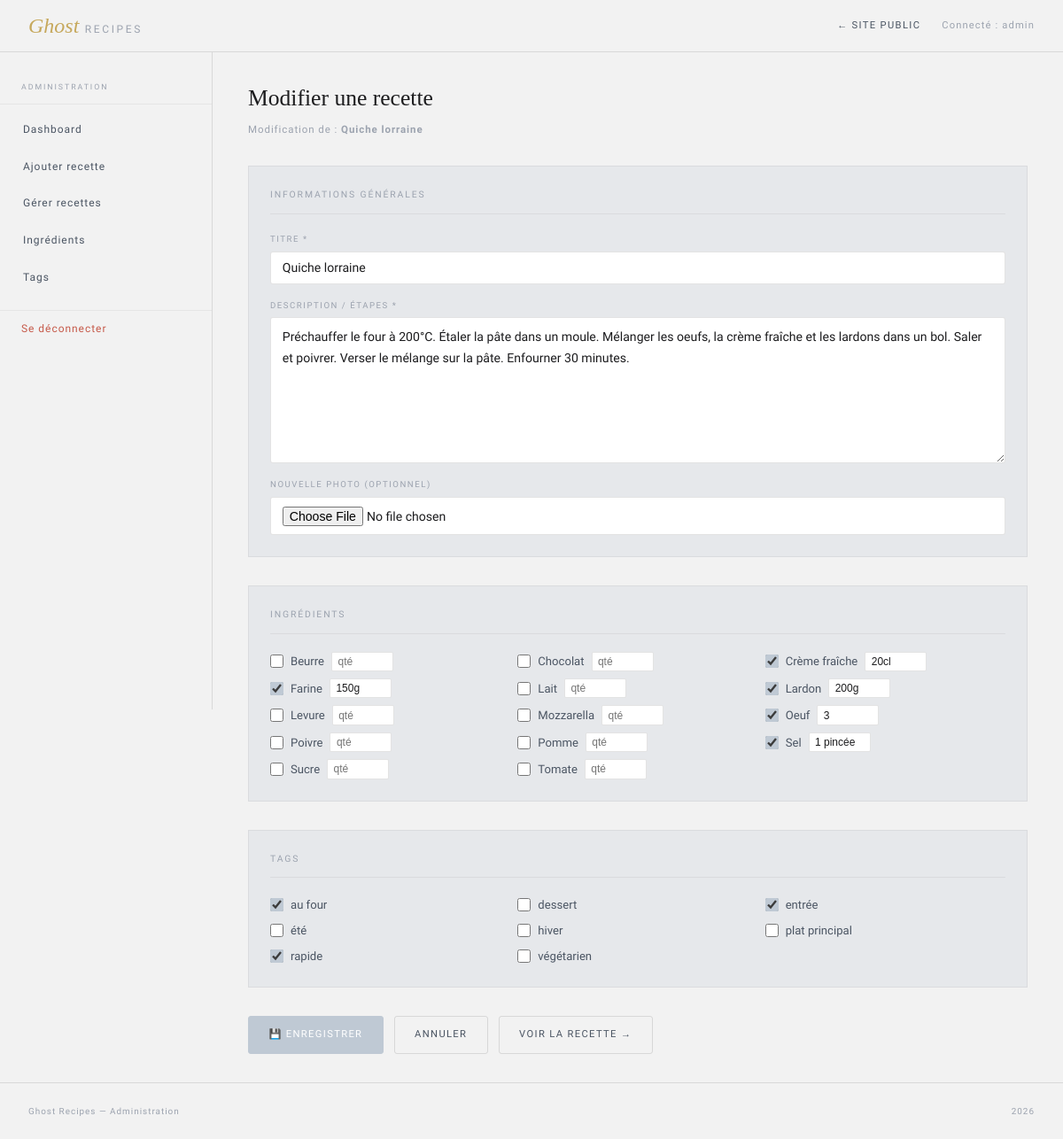
The page /admin/edit_recette.php?id=2 (signed in) on the database as committed earlier.
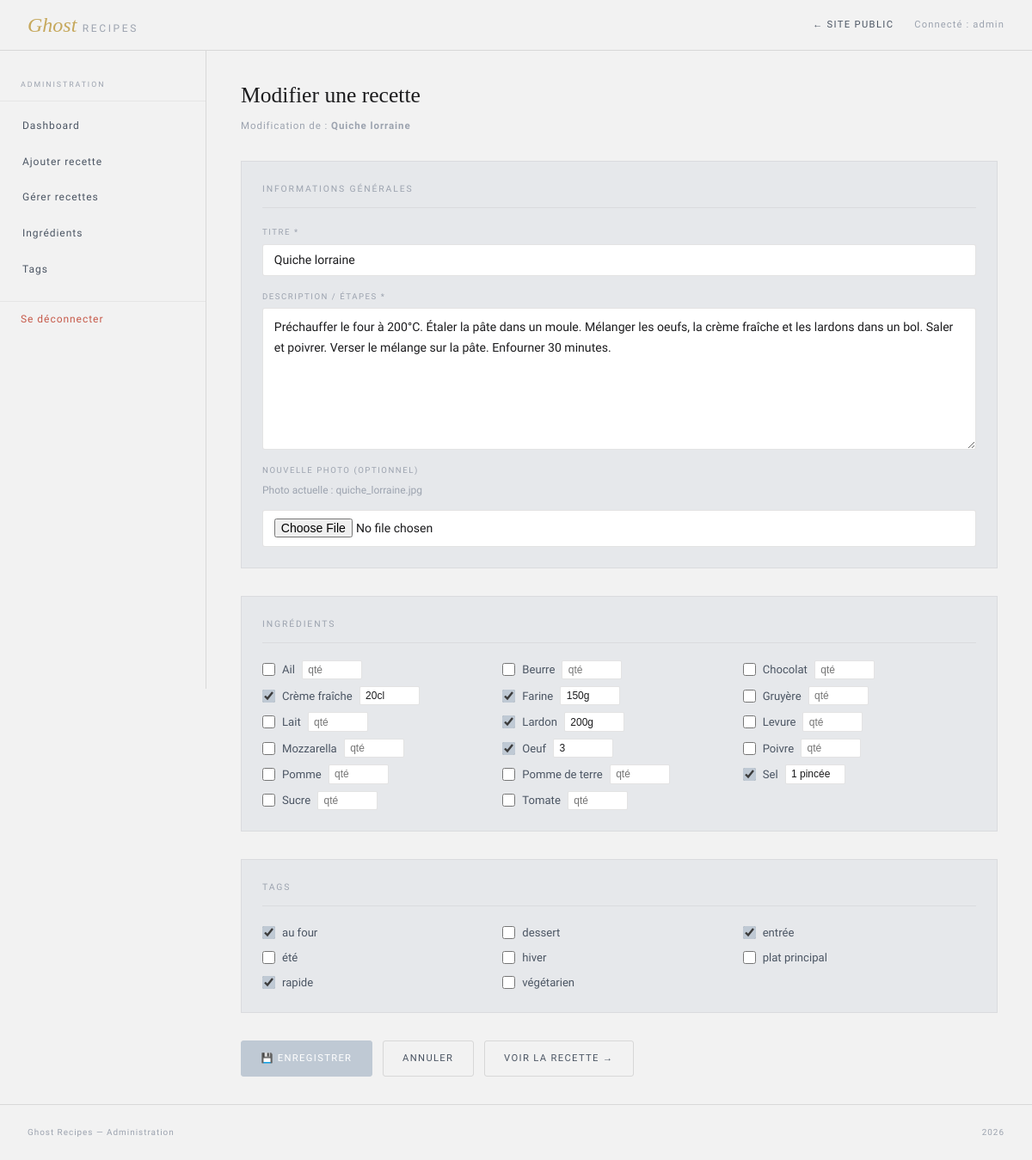
The same page on the database as committed later.
### tables this page shows
CREATE TABLE ingredient (
    id  INT AUTO_INCREMENT PRIMARY KEY,
    nom VARCHAR(100) NOT NULL UNIQUE
);

CREATE TABLE tag (
    id  INT AUTO_INCREMENT PRIMARY KEY,
    nom VARCHAR(50) NOT NULL UNIQUE
);

CREATE TABLE recette (
    id          INT AUTO_INCREMENT PRIMARY KEY,
    titre       VARCHAR(100) NOT NULL,
    description TEXT         NOT NULL,
    photo       VARCHAR(255),               
    created_at  DATETIME DEFAULT CURRENT_TIMESTAMP,
    updated_at  DATETIME DEFAULT CURRENT_TIMESTAMP ON UPDATE CURRENT_TIMESTAMP
);

### classes/Recette.php (called while the page is built, shortened)
<?php
class Recette extends Element {
    public static function getById($pdo, $id) {
        $stmt = $pdo->prepare("SELECT * FROM recette WHERE id = :id");
        $stmt->execute([':id' => $id]);
        return $stmt->fetch(PDO::FETCH_ASSOC);
    }
}
?>

### classes/Ingredient.php (called while the page is built, shortened)
<?php
class Ingredient extends Element {
    public static function getAll($pdo) {
        $stmt = $pdo->query("SELECT * FROM ingredient ORDER BY nom");
        return $stmt->fetchAll(PDO::FETCH_ASSOC);
    }
    public static function getByRecette($pdo, $recette_id) {
        $stmt = $pdo->prepare("
            SELECT i.id, i.nom, ri.quantite
            FROM ingredient i
            JOIN recette_ingredient ri ON i.id = ri.ingredient_id
            WHERE ri.recette_id = :rid
            ORDER BY i.nom
        ");
        $stmt->execute([':rid' => $recette_id]);
        return $stmt->fetchAll(PDO::FETCH_ASSOC);
    }
}
?>

### classes/Tag.php (called while the page is built, shortened)
<?php
class Tag extends Element {
    public static function getAll($pdo) {
        $stmt = $pdo->query("SELECT * FROM tag ORDER BY nom");
        return $stmt->fetchAll(PDO::FETCH_ASSOC);
    }
    public static function getByRecette($pdo, $recette_id) {
        $stmt = $pdo->prepare("
            SELECT t.id, t.nom
            FROM tag t
            JOIN recette_tag rt ON t.id = rt.tag_id
            WHERE rt.recette_id = :rid
            ORDER BY t.nom
        ");
        $stmt->execute([':rid' => $recette_id]);
        return $stmt->fetchAll(PDO::FETCH_ASSOC);
    }
}
?>

### admin/edit_recette.php (the view, shortened to what the changed rows need)
<?php
require_once "../config/db.php";
require_once "../classes/Recette.php";
require_once "../classes/Ingredient.php";
require_once "../classes/Tag.php";
$id = isset($_GET['id']) ? (int)$_GET['id'] : 0;
$recette = Recette::getById($pdo, $id);
$tags_actuels = array_column(Tag::getByRecette($pdo, $id), 'id');
$ings_actuels = Ingredient::getByRecette($pdo, $id);
$ings_actuels_map = [];
foreach ($ings_actuels as $ing) {
    $ings_actuels_map[$ing['id']] = $ing['quantite'];
}
$tous_ingredients = Ingredient::getAll($pdo);
$tous_tags        = Tag::getAll($pdo);
require_once "header_admin.php";
?>
<h1 class="admin-title">Modifier une recette</h1>
<p class="admin-sub">Modification de : <strong><?= htmlspecialchars($recette['titre']) ?></strong></p>
<form method="POST" action="edit_recette.php?id=<?= $id ?>" enctype="multipart/form-data">
    <div class="form-section">
        <div class="form-grid">
            <div class="form-group full">
                <label class="form-label" for="titre">Titre *</label>
                <input class="form-input" type="text" id="titre" name="titre"
                       value="<?= htmlspecialchars($recette['titre']) ?>" required>
            </div>
            <div class="form-group full">
                <label class="form-label" for="description">Description / Étapes *</label>
                <textarea class="form-textarea" id="description" name="description" rows="6" required><?= htmlspecialchars($recette['description']) ?></textarea>
            </div>
            <div class="form-group full">
                <label class="form-label" for="photo">Nouvelle photo (optionnel)</label>
                <?php if (!empty($recette['photo'])): ?>
                    <p style="font-size:0.75rem; color:var(--text3); margin-bottom:0.4rem;">
                        Photo actuelle : <?= htmlspecialchars($recette['photo']) ?>
                    </p>
                <?php endif; ?>
                <input class="form-input" type="file" id="photo" name="photo" accept="image/*">
            </div>
        </div>
    </div>
    <div class="form-section">
        <div class="checkboxes-grid">
            <?php foreach ($tous_ingredients as $ing): ?>
                <div class="checkbox-item">
                    <div class="checkbox-with-qty">
                        <input type="checkbox" name="ingredients[]"
                               value="<?= $ing['id'] ?>"
                               id="ing_<?= $ing['id'] ?>"
                               <?= isset($ings_actuels_map[$ing['id']]) ? 'checked' : '' ?>>
                        <label for="ing_<?= $ing['id'] ?>"><?= htmlspecialchars($ing['nom']) ?></label>
                        <input type="text" name="quantite[<?= $ing['id'] ?>]"
                               placeholder="qté"
                               value="<?= htmlspecialchars($ings_actuels_map[$ing['id']] ?? '') ?>">
                    </div>
                </div>
            <?php endforeach; ?>
        </div>
    </div>
    <div class="form-section">
        <div class="checkboxes-grid">
            <?php foreach ($tous_tags as $tag): ?>
                <div class="checkbox-item">
                    <input type="checkbox" name="tags[]"
                           value="<?= $tag['id'] ?>"
                           id="tag_<?= $tag['id'] ?>"
                           <?= in_array($tag['id'], $tags_actuels) ? 'checked' : '' ?>>
                    <label for="tag_<?= $tag['id'] ?>"><?= htmlspecialchars($tag['nom']) ?></label>
                </div>
            <?php endforeach; ?>
        </div>
    </div>
</form>
<?php require_once "footer_admin.php"; ?>

Rows that differ between the two databases and show on the page:
changed recette "Quiche lorraine": photo (not shown) → "quiche_lorraine.jpg"
added ingredient: nom "Ail"
added ingredient: nom "Gruyère"
added ingredient: nom "Pomme de terre"
Other text that changed with them:
text now shown: "Photo actuelle :"
